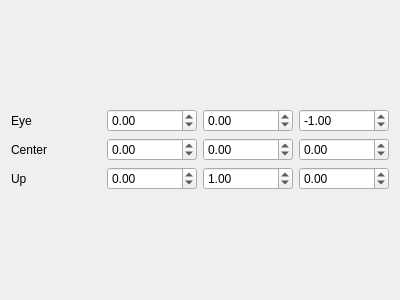
<?xml version="1.0" encoding="UTF-8"?>
<ui version="4.0">
 <class>Mat3DLookAtView</class>
 <widget class="QWidget" name="Mat3DLookAtView">
  <property name="geometry">
   <rect>
    <x>0</x>
    <y>0</y>
    <width>400</width>
    <height>300</height>
   </rect>
  </property>
  <property name="windowTitle">
   <string>Form</string>
  </property>
  <layout class="QGridLayout" name="gridLayout">
   <item row="0" column="0">
    <layout class="QVBoxLayout" name="verticalLayout">
     <item>
      <layout class="QHBoxLayout" name="horizontalLayout_3">
       <item>
        <widget class="QLabel" name="eye">
         <property name="text">
          <string>Eye</string>
         </property>
        </widget>
       </item>
       <item>
        <widget class="QDoubleSpinBox" name="eyeX">
         <property name="locale">
          <locale language="English" country="UnitedStates"/>
         </property>
         <property name="minimum">
          <double>-999999.000000000000000</double>
         </property>
         <property name="maximum">
          <double>999999.000000000000000</double>
         </property>
        </widget>
       </item>
       <item>
        <widget class="QDoubleSpinBox" name="eyeY">
         <property name="locale">
          <locale language="English" country="UnitedStates"/>
         </property>
         <property name="minimum">
          <double>-999999.000000000000000</double>
         </property>
         <property name="maximum">
          <double>999999.000000000000000</double>
         </property>
        </widget>
       </item>
       <item>
        <widget class="QDoubleSpinBox" name="eyeZ">
         <property name="locale">
          <locale language="English" country="UnitedStates"/>
         </property>
         <property name="minimum">
          <double>-999999.000000000000000</double>
         </property>
         <property name="maximum">
          <double>999999.000000000000000</double>
         </property>
         <property name="value">
          <double>-1.000000000000000</double>
         </property>
        </widget>
       </item>
      </layout>
     </item>
     <item>
      <layout class="QHBoxLayout" name="horizontalLayout">
       <item>
        <widget class="QLabel" name="center">
         <property name="text">
          <string>Center</string>
         </property>
        </widget>
       </item>
       <item>
        <widget class="QDoubleSpinBox" name="centerX">
         <property name="locale">
          <locale language="English" country="UnitedStates"/>
         </property>
         <property name="minimum">
          <double>-999999.000000000000000</double>
         </property>
         <property name="maximum">
          <double>999999.000000000000000</double>
         </property>
        </widget>
       </item>
       <item>
        <widget class="QDoubleSpinBox" name="centerY">
         <property name="locale">
          <locale language="English" country="UnitedStates"/>
         </property>
         <property name="minimum">
          <double>-999999.000000000000000</double>
         </property>
         <property name="maximum">
          <double>999999.000000000000000</double>
         </property>
        </widget>
       </item>
       <item>
        <widget class="QDoubleSpinBox" name="centerZ">
         <property name="locale">
          <locale language="English" country="UnitedStates"/>
         </property>
         <property name="minimum">
          <double>-999999.000000000000000</double>
         </property>
         <property name="maximum">
          <double>999999.000000000000000</double>
         </property>
        </widget>
       </item>
      </layout>
     </item>
     <item>
      <layout class="QHBoxLayout" name="horizontalLayout_2">
       <item>
        <widget class="QLabel" name="up">
         <property name="text">
          <string>Up</string>
         </property>
        </widget>
       </item>
       <item>
        <widget class="QDoubleSpinBox" name="upX">
         <property name="locale">
          <locale language="English" country="UnitedStates"/>
         </property>
         <property name="minimum">
          <double>-999999.000000000000000</double>
         </property>
         <property name="maximum">
          <double>999999.000000000000000</double>
         </property>
        </widget>
       </item>
       <item>
        <widget class="QDoubleSpinBox" name="upY">
         <property name="locale">
          <locale language="English" country="UnitedStates"/>
         </property>
         <property name="minimum">
          <double>-999999.000000000000000</double>
         </property>
         <property name="maximum">
          <double>999999.000000000000000</double>
         </property>
         <property name="value">
          <double>1.000000000000000</double>
         </property>
        </widget>
       </item>
       <item>
        <widget class="QDoubleSpinBox" name="upZ">
         <property name="locale">
          <locale language="English" country="UnitedStates"/>
         </property>
         <property name="minimum">
          <double>-999999.000000000000000</double>
         </property>
         <property name="maximum">
          <double>999999.000000000000000</double>
         </property>
        </widget>
       </item>
      </layout>
     </item>
    </layout>
   </item>
  </layout>
 </widget>
 <resources/>
 <connections/>
</ui>
